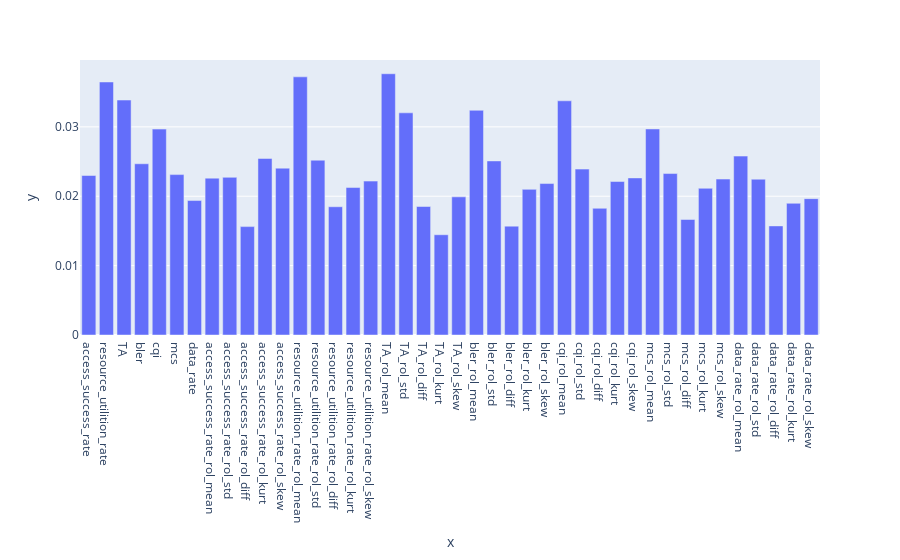

The notebook cell saved with this chart:
### Code cell
import plotly.express as px

fig = px.bar(x=train_data.drop(columns=['fault','fault_duration','is_fault','bin']).columns , y=rf.feature_importances_)
fig.show()

### Figure 1 — Plotly figure (JSON) as saved in the notebook; plotly's stock layout.template omitted (floating-point values rounded to 4 significant figures)
{"data": [{"alignmentgroup": "True", "hovertemplate": "x=%{x}<br>y=%{y}<extra></extra>", "legendgroup": "", "marker": {"color": "#636efa", "pattern": {"shape": ""}}, "name": "", "offsetgroup": "", "orientation": "v", "showlegend": false, "textposition": "auto", "type": "bar", "x": ["access_success_rate", "resource_utilition_rate", "TA", "bler", "cqi", "mcs", "data_rate", "access_success_rate_rol_mean", "access_success_rate_rol_std", "access_success_rate_rol_diff", "access_success_rate_rol_kurt", "access_success_rate_rol_skew", "resource_utilition_rate_rol_mean", "resource_utilition_rate_rol_std", "resource_utilition_rate_rol_diff", "resource_utilition_rate_rol_kurt", "resource_utilition_rate_rol_skew", "TA_rol_mean", "TA_rol_std", "TA_rol_diff", "TA_rol_kurt", "TA_rol_skew", "bler_rol_mean", "bler_rol_std", "bler_rol_diff", "bler_rol_kurt", "bler_rol_skew", "cqi_rol_mean", "cqi_rol_std", "cqi_rol_diff", "cqi_rol_kurt", "cqi_rol_skew", "mcs_rol_mean", "mcs_rol_std", "mcs_rol_diff", "mcs_rol_kurt", "mcs_rol_skew", "data_rate_rol_mean", "data_rate_rol_std", "data_rate_rol_diff", "data_rate_rol_kurt", "data_rate_rol_skew"], "xaxis": "x", "y": [0.02299, 0.03647, 0.03386, 0.02468, 0.02968, 0.02312, 0.01938, 0.02261, 0.02272, 0.01562, 0.02544, 0.02405, 0.03721, 0.0252, 0.01848, 0.02125, 0.02218, 0.03765, 0.03202, 0.01852, 0.01445, 0.01991, 0.03238, 0.02509, 0.01569, 0.02099, 0.02183, 0.03375, 0.02391, 0.01826, 0.02212, 0.02264, 0.0297, 0.02327, 0.01665, 0.02114, 0.02247, 0.02579, 0.02246, 0.01573, 0.01898, 0.01966], "yaxis": "y"}], "layout": {"barmode": "relative", "legend": {"tracegroupgap": 0}, "margin": {"t": 60}, "xaxis": {"anchor": "y", "domain": [0, 1], "title": {"text": "x"}}, "yaxis": {"anchor": "x", "domain": [0, 1], "title": {"text": "y"}}}}
